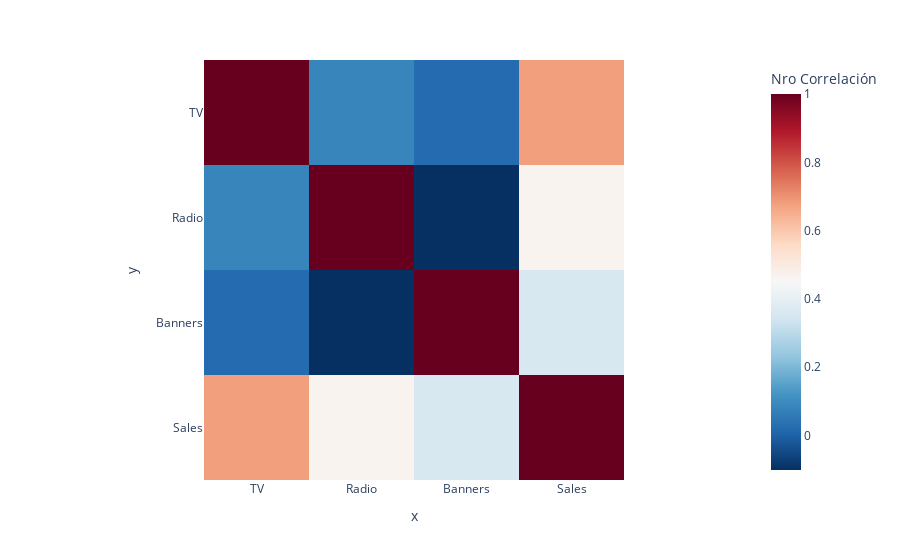

Source (notebook cell):
### Code cell
px.imshow(data_Marketing.corr(),
          color_continuous_scale='RdBu_r',
          labels=dict(x="x", y="y", color="Nro Correlación")
          )

### Figure 1 — Plotly figure (JSON) as saved in the notebook; plotly's stock layout.template omitted (floating-point values rounded to 4 significant figures)
{"data": [{"coloraxis": "coloraxis", "hovertemplate": "x: %{x}<br>y: %{y}<br>Nro Correlación: %{z}<extra></extra>", "name": "0", "type": "heatmap", "x": ["TV", "Radio", "Banners", "Sales"], "xaxis": "x", "y": ["TV", "Radio", "Banners", "Sales"], "yaxis": "y", "z": [[1, 0.08413, 0.02173, 0.6792], [0.08413, 1, -0.1009, 0.4668], [0.02173, -0.1009, 1, 0.36], [0.6792, 0.4668, 0.36, 1]]}], "layout": {"coloraxis": {"colorbar": {"title": {"text": "Nro Correlación"}}, "colorscale": [[0, "rgb(5,48,97)"], [0.1, "rgb(33,102,172)"], [0.2, "rgb(67,147,195)"], [0.3, "rgb(146,197,222)"], [0.4, "rgb(209,229,240)"], [0.5, "rgb(247,247,247)"], [0.6, "rgb(253,219,199)"], [0.7, "rgb(244,165,130)"], [0.8, "rgb(214,96,77)"], [0.9, "rgb(178,24,43)"], [1, "rgb(103,0,31)"]]}, "margin": {"t": 60}, "xaxis": {"anchor": "y", "constrain": "domain", "domain": [0, 1], "scaleanchor": "y", "title": {"text": "x"}}, "yaxis": {"anchor": "x", "autorange": "reversed", "constrain": "domain", "domain": [0, 1], "title": {"text": "y"}}}}
